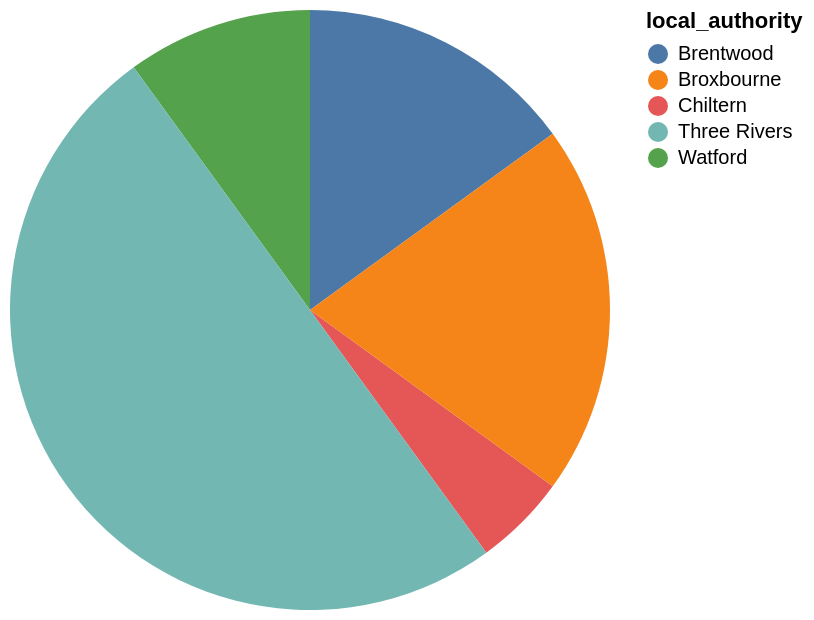

Vega-Lite specification stored for this chart:
### Vega-Lite specification from a JSON file in a GitHub repository (floating-point values rounded to 4 significant figures)
{"data": {"values": [{"x_data": "Chiltern", "y_data": 1}, {"x_data": "Watford", "y_data": 2}, {"x_data": "Brentwood", "y_data": 3}, {"x_data": "Broxbourne", "y_data": 4}, {"x_data": "Three Rivers", "y_data": 10}]}, "mark": "arc", "encoding": {"theta": {"field": "y_data", "type": "quantitative", "title": "id"}, "color": {"field": "x_data", "type": "nominal", "title": "local_authority"}}}
